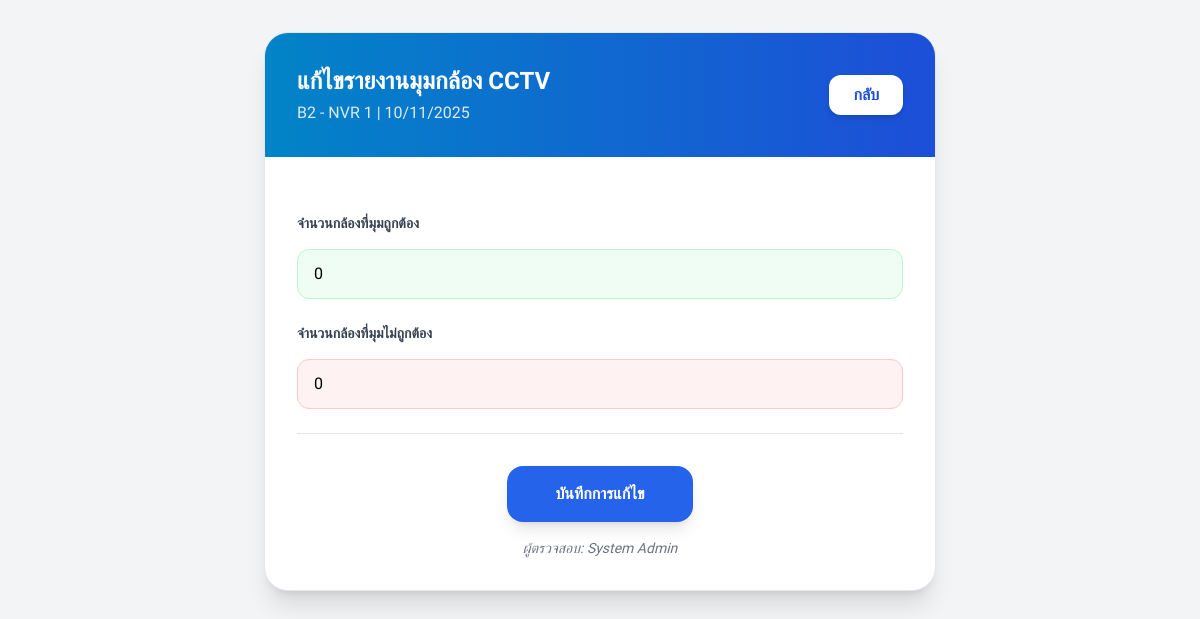
Screenshot of /edit_cctv_angle.php?id=1 (signed in) with the database file from the repository.
### tables this page shows
CREATE TABLE `cctv_angle_reports` (
  `id` int NOT NULL AUTO_INCREMENT,
  `report_date` datetime NOT NULL,
  `building` varchar(255) NOT NULL,
  `nvr` int NOT NULL,
  `total_cameras` int NOT NULL,
  `correct_cameras` int NOT NULL,
  `incorrect_cameras` int NOT NULL,
  `checked_by` varchar(255) NOT NULL,
  `is_deleted` tinyint(1) DEFAULT '0',
  `deleted_by` varchar(100) DEFAULT NULL,
  `deleted_at` datetime DEFAULT NULL,
  `updated_by` varchar(100) DEFAULT NULL,
  `updated_at` datetime DEFAULT NULL,
  PRIMARY KEY (`id`)
);

### edit_cctv_angle.php (the view, shortened to what this page needs)
<?php
require_once "config.php";
$report_id = $_GET['id'] ?? null;
$report = null;
$stmt = $conn->prepare("SELECT * FROM cctv_angle_reports WHERE id = ?");
$stmt->bind_param("i", $report_id);
$stmt->execute();
$result = $stmt->get_result();
if ($result->num_rows === 1) {
    $report = $result->fetch_assoc();
} else {
    header("Location: report_page.php?error=not_found");
    exit;
}
?>
<!DOCTYPE html>
<html lang="th">
<head>
    <script src="https://cdn.tailwindcss.com"></script>
</head>
<body class="bg-gray-100 min-h-screen py-8 px-4">
    <div class="max-w-2xl mx-auto">
        <form action="edit_cctv_angle.php?id=<?php echo $report_id; ?>" method="POST"
            class="bg-white rounded-3xl shadow-xl overflow-hidden border border-gray-200">
            <header class="bg-gradient-to-r from-sky-600 to-blue-700 text-white p-8 flex justify-between items-center">
                <div>
                    <h1 class="text-2xl font-bold">แก้ไขรายงานมุมกล้อง CCTV</h1>
                    <p class="text-blue-100 mt-1"><?php echo $report['building']; ?> - NVR <?php echo $report['nvr']; ?>
                        | <?php echo date('d/m/Y', strtotime($report['report_date'])); ?></p>
                </div>
                <a href="report_page.php"
                    class="bg-white text-blue-700 font-bold py-2 px-6 rounded-xl shadow-md">กลับ</a>
            </header>
            <div class="p-8 space-y-6">
                <div class="space-y-4">
                    <label class="block text-sm font-bold text-gray-700">จำนวนกล้องที่มุมถูกต้อง</label>
                    <input type="number" name="correct_cameras" required
                        class="w-full px-4 py-3 rounded-xl border border-green-200 bg-green-50"
                        value="<?php echo $report['correct_cameras']; ?>">
                </div>
                <div class="space-y-4">
                    <label class="block text-sm font-bold text-gray-700">จำนวนกล้องที่มุมไม่ถูกต้อง</label>
                    <input type="number" name="incorrect_cameras" required
                        class="w-full px-4 py-3 rounded-xl border border-red-200 bg-red-50"
                        value="<?php echo $report['incorrect_cameras']; ?>">
                </div>
                <div class="pt-8 text-center border-t">
                    <button type="submit"
                        class="bg-blue-600 text-white font-bold py-4 px-12 rounded-2xl hover:bg-blue-700 shadow-lg transition">บันทึกการแก้ไข</button>
                    <p class="mt-4 text-sm text-gray-500 italic">ผู้ตรวจสอบ: <?php echo $report['checked_by']; ?></p>
                </div>
            </div>
        </form>
    </div>
</body>
</html>

### edit_cctv_angle.php (style rules this page uses)
body { font-family: 'Sarabun', sans-serif; }

### rows the page displays
cctv_angle_reports: building "B2", nvr "1", report_date "10/11/2025", correct_cameras "0", incorrect_cameras "0", checked_by "System Admin"
